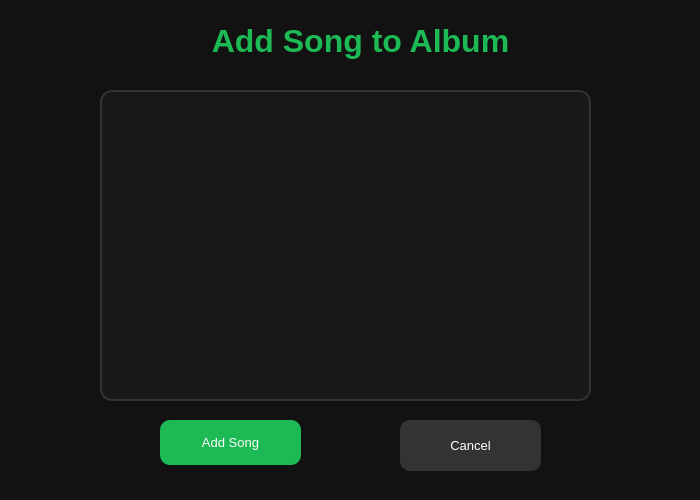
<?xml version="1.0" encoding="UTF-8"?>
<ui version="4.0">
 <class>SelectSongDialog</class>
 <widget class="QDialog" name="SelectSongDialog">
  <property name="geometry">
   <rect>
    <x>0</x>
    <y>0</y>
    <width>700</width>
    <height>500</height>
   </rect>
  </property>
  <property name="windowTitle">
   <string>Dialog</string>
  </property>
  <property name="styleSheet">
   <string notr="true">QDialog
{
background-color:#121212;
}</string>
  </property>
  <widget class="QLabel" name="titleLabel">
   <property name="geometry">
    <rect>
     <x>200</x>
     <y>20</y>
     <width>321</width>
     <height>41</height>
    </rect>
   </property>
   <property name="font">
    <font>
     <pointsize>-1</pointsize>
     <bold>true</bold>
    </font>
   </property>
   <property name="styleSheet">
    <string notr="true">QLabel
{
color :#1DB954;
font-size:32px;
font-weight:bold;
}</string>
   </property>
   <property name="text">
    <string>Add Song to Album</string>
   </property>
   <property name="alignment">
    <set>Qt::AlignmentFlag::AlignCenter</set>
   </property>
  </widget>
  <widget class="QListWidget" name="songsList">
   <property name="geometry">
    <rect>
     <x>100</x>
     <y>90</y>
     <width>491</width>
     <height>311</height>
    </rect>
   </property>
   <property name="styleSheet">
    <string notr="true">QListWidget
{
background:#181818;
color:white;
border:2px solid #333333;
border-radius:12px;
font-size:14px;
}
QListWIdget::item
{
padding:10px;
}
QListWIdget::item:selected
{
background:#1DB954;
color:white;
}</string>
   </property>
  </widget>
  <widget class="QPushButton" name="addButton">
   <property name="geometry">
    <rect>
     <x>160</x>
     <y>420</y>
     <width>141</width>
     <height>45</height>
    </rect>
   </property>
   <property name="styleSheet">
    <string notr="true">QPushButton
{
background:#1DB954;
color:white;
border-radius:10px;
font-size:13px;
}

QPushButton:hover
{
background:#24cf5f;
}</string>
   </property>
   <property name="text">
    <string>Add Song</string>
   </property>
  </widget>
  <widget class="QPushButton" name="pushButton">
   <property name="geometry">
    <rect>
     <x>400</x>
     <y>420</y>
     <width>141</width>
     <height>51</height>
    </rect>
   </property>
   <property name="styleSheet">
    <string notr="true">QPushButton
{
background:#333333;
color:white;
border-radius:10px;
font-size:13px;
}
QPushButton:hover
{
background:#444444;
}</string>
   </property>
   <property name="text">
    <string>Cancel</string>
   </property>
  </widget>
 </widget>
 <resources/>
 <connections/>
</ui>
